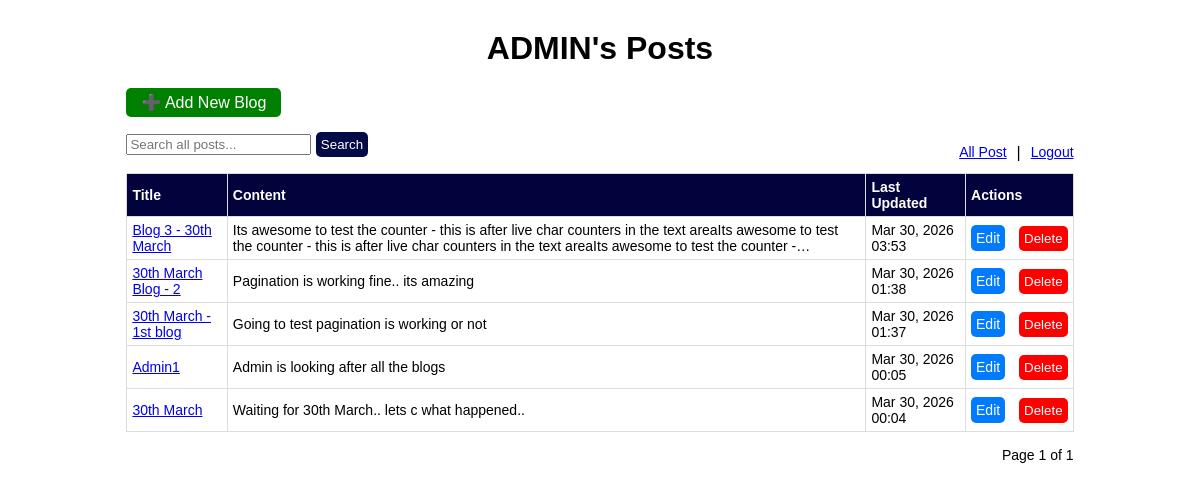
The page /dashboard/ (signed in) on the database its author committed.
### mainapp/models.py (models this page shows, shortened)
class Post (models.Model):
    title = models.CharField (max_length = 100, blank=False, null=False)
    content = models.TextField(max_length = 2000, blank=False, null=False)
    author = models.ForeignKey (User, on_delete=models.CASCADE, default=2)
    created_at = models.DateTimeField (auto_now_add=True)
    updated_at = models.DateTimeField (auto_now=True)
    likes = models.ManyToManyField (User, related_name='liked_posts', blank = True)
    dislikes = models.ManyToManyField (User, related_name='disliked_posts', blank = True)

### mainapp/views.py (the view)
@login_required(login_url='login')
def dashboard(request):
    posts = Post.objects.filter (author = request.user).order_by('-updated_at')
    page_obj = paginate_queryset (request, posts, per_page=5)
    print (page_obj)
    print (page_obj.count)
    return render(request, 'mainapp/dashboard.html', {
        'posts': page_obj,
        'page_obj':page_obj,
        })

### mainapp/views.py (called while the page is built)
def paginate_queryset (request, queryset, per_page=5):
    paginator = Paginator (queryset, per_page)
    page_number = request.GET.get ('page')
    page_obj = paginator.get_page (page_number)
    return page_obj

### mainapp/templates/mainapp/dashboard.html (shortened to what this page needs)
<html>
    <head>
    </head>
    <body>
        <h1 style="text-align:center; margin-top:30px">{{user.username |upper}}'s Posts</h1>
            <div style="width:80%; margin:auto; margin-bottom:15px; text-align:left;">
            <a href="{% url 'create_post' %}" class = "addNewBlg-btn">
            ➕ Add New Blog
            </a>
        </div>
        <div style="width:80%; margin:auto; display:flex; justify-content:space-between; align-items:center;">
            <form method="GET" action="{% url 'home' %}" style="display:inline;">
                <input type="text" name="q" placeholder="Search all posts..." value="{{ query }}">
                <button type="submit" class = "search-btn">Search</button>
            </form>
            <div style="display:flex; gap: 10px;">
                    <a href="{% url 'home' %}" style="font-size: 14px">All Post</a> |
                    <a href="{% url 'logout' %}" style="font-size: 14px">Logout</a>
            </div>
        </div>
        <table>
            <tr>
               <th>Title</th>
               <th>Content</th>
               <th>Last Updated</th>
               <th>Actions</th>
            </tr>
            {% for post in posts %}
            <tr>
                <td>
                    <a href ="{% url 'post_details' post.id %}" >
                        {{ post.title }}
                    </a>
                </td>
                <td>{{ post.content | truncatechars:200 }}</td>
                <td>{{ post.updated_at|date:"M d, Y H:i" }}</td>
                <td style="white-space: nowrap;" >
                    <a href="{% url 'edit_post' post.id %}" class = "edit-btn">Edit</a>
                    <form method="POST" action="{% url 'delete_post' post.id %}" style="display:inline;">
                        <button type="submit">Delete</button>
                    </form>
                </td>
            </tr>
            {% endfor %}
        </table>
        <div  class="pagination">
            <span>Page {{ page_obj.number }} of {{ page_obj.paginator.num_pages }}</span>
        </div>
    </body>
</html>

### mainapp/templates/mainapp/dashboard.html (style rules this page uses)
table { width: 80%; margin: auto; border-collapse: collapse; }
body { font-family: Arial, sans-serif; align-items: flex-start; }
th, td { border: 1px solid #ddd; padding: 5px; text-align: left; font-size:14px; }
th { background-color: #02023d; color: white; }
.edit-btn { display: inline-block; padding: 5px 5px; background: #007bff; color: white; text-decoration: none; margin-right: 10px; border-radius: 5px; font-size: 14px; }
button { padding:5px 5px; background:red; color:white; border:none; border-radius:5px; }
.addNewBlg-btn { display:inline-block; padding:5px 15px; background:green; color:white; text-decoration:none; border-radius: 5px; }
.search-btn { display:inline-block; padding:5px 5px; background:rgb(1, 11, 70); color:white; text-decoration:none; }
.pagination { width: 80%; margin: 10px auto; text-align: right; padding: 5px 0; font-size: 14px; }

### rows shown on the page
Post: title "Blog 3 - 30th March", content "Its awesome to test the counter - this is after live char counters in the text areaIts awesome to test the counter - this is after live char counters in the text areaIts awesome to test the counter -…", updated_at "Mar 30, 2026 03:53"
Post: title "30th March Blog - 2", content "Pagination is working fine.. its amazing", updated_at "Mar 30, 2026 01:38"
Post: title "30th March - 1st blog", content "Going to test pagination is working or not", updated_at "Mar 30, 2026 01:37"
Post: title "Admin1", content "Admin is looking after all the blogs", updated_at "Mar 30, 2026 00:05"
Post: title "30th March", content "Waiting for 30th March.. lets c what happened..", updated_at "Mar 30, 2026 00:04"

### other values the page prints
{{ user.username |upper }} "ADMIN"
{{ page_obj.number }} "1"
{{ page_obj.paginator.num_pages }} "1"
